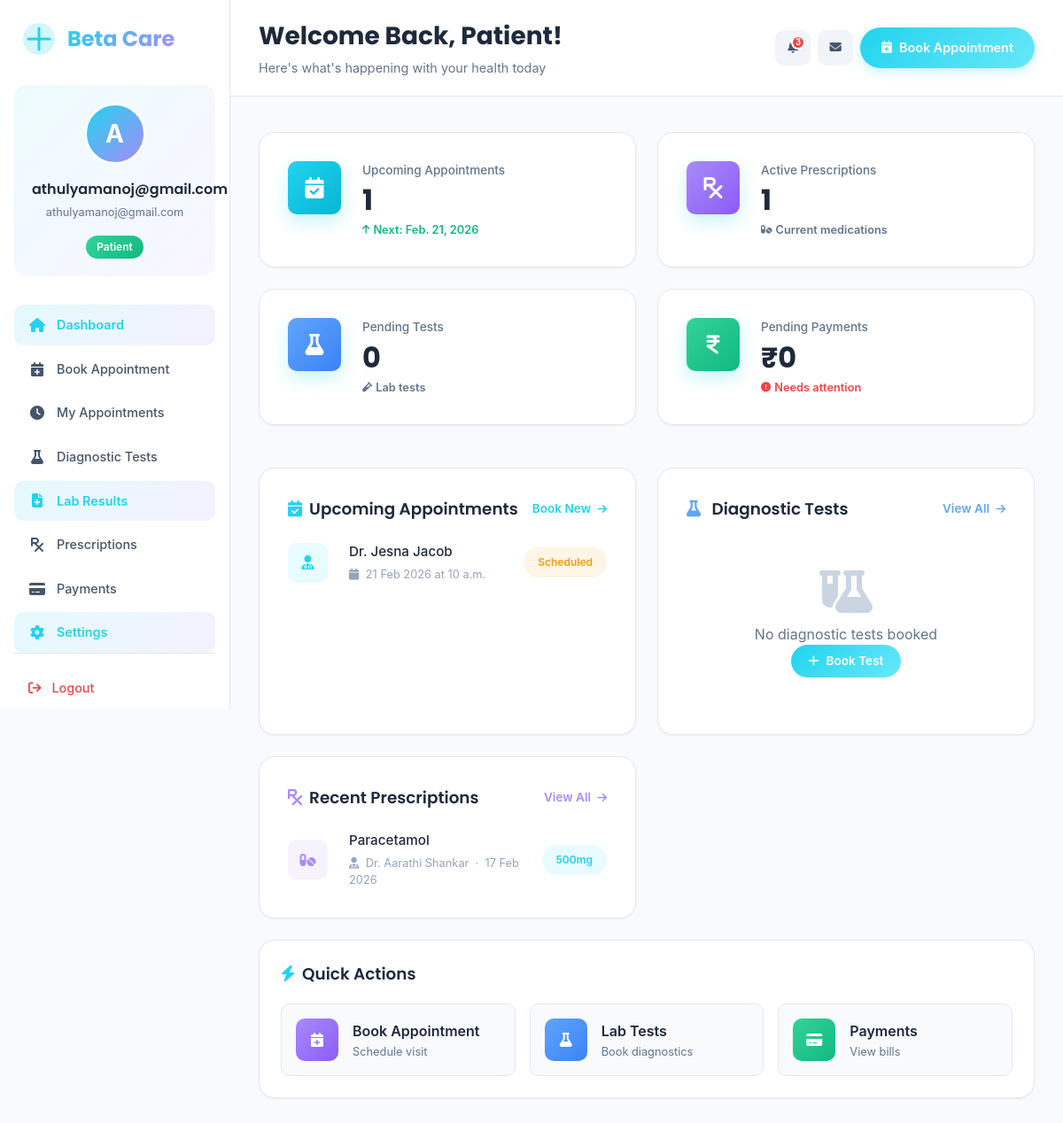
Before: /dashboard/patient/ (signed in) with the older database file.
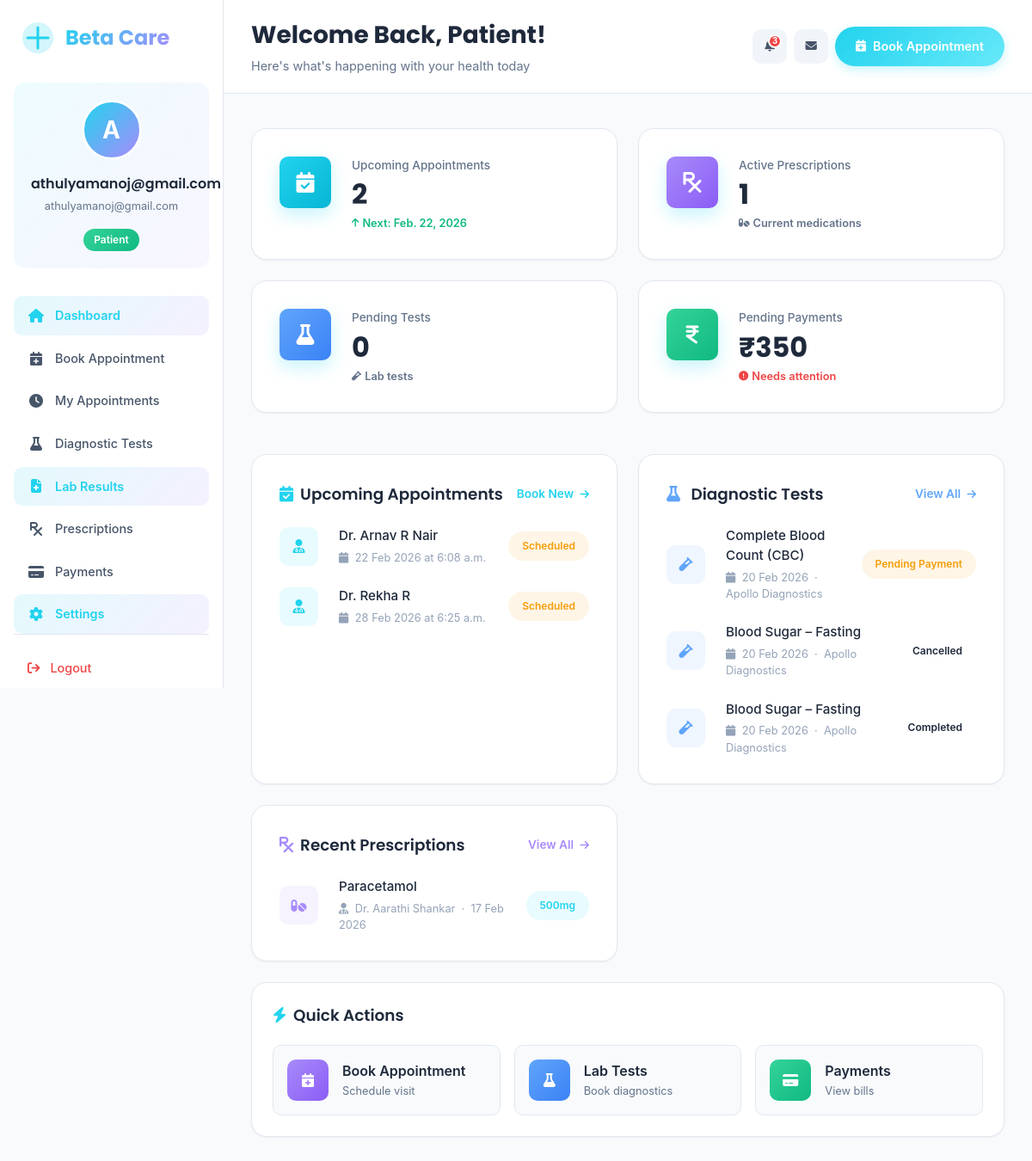
After: the same page with the newer database file.
### core/models.py (models this page shows, shortened)
class Appointment(models.Model):
    STATUS_CHOICES = [
        ('Pending Payment', 'Pending Payment'),  # Initial status when appointment is created
        ('Scheduled', 'Scheduled'),              # After payment is completed
        ('Confirmed', 'Confirmed'),              # Doctor confirmed
        ('Completed', 'Completed'),              # Appointment finished
        ('Cancelled', 'Cancelled'),              # Appointment cancelled
        ('No Show', 'No Show'),                  # Patient didn't show up
    ]
    patient = models.ForeignKey(PatientProfile, on_delete=models.CASCADE)
    doctor = models.ForeignKey(DoctorProfile, on_delete=models.CASCADE)
    appointment_date = models.DateField()
    appointment_time = models.TimeField()
    reason = models.CharField(max_length=255)
    status = models.CharField(
        max_length=20,
        choices=STATUS_CHOICES,
        default="Pending Payment"  # Changed default
    )
    created_at = models.DateTimeField(auto_now_add=True)

class DoctorProfile(models.Model):
    user = models.OneToOneField(User, on_delete=models.CASCADE)
    department = models.CharField(max_length=100)
    specialization = models.CharField(max_length=100)
    license_number = models.CharField(max_length=50, blank=True, default="")
    experience = models.PositiveIntegerField(default=0, help_text="Years of experience")
    consultation_fee = models.DecimalField(
    max_digits=8,
    decimal_places=2,
    default=0.00,  # default value for new and existing rows
    help_text="Fee in INR"
)
    phone = models.CharField(max_length=15)
    bio = models.TextField(blank=True)
    status = models.CharField(max_length=20, default="Active")

class Prescription(models.Model):
    appointment = models.ForeignKey(Appointment, on_delete=models.CASCADE)
    patient = models.ForeignKey(PatientProfile, on_delete=models.CASCADE)
    doctor = models.ForeignKey(DoctorProfile, on_delete=models.CASCADE)
    medicine_name = models.CharField(max_length=150)
    dosage = models.CharField(max_length=50)
    frequency = models.CharField(max_length=50)
    duration = models.CharField(max_length=50)
    instructions = models.TextField()
    created_at = models.DateTimeField(auto_now_add=True)
    STATUS_CHOICES = [
        ('Active', 'Active'),
        ('Completed', 'Completed'),
        ('Cancelled', 'Cancelled'),
    ]
    status = models.CharField(max_length=20, choices=STATUS_CHOICES, default='Active')

class TestBooking(models.Model):
    STATUS_CHOICES = [
        ('Pending Payment', 'Pending Payment'),
        ('Booked', 'Booked'),
        ('Completed', 'Completed'),
        ('Cancelled', 'Cancelled'),
    ]
    patient = models.ForeignKey(PatientProfile, on_delete=models.CASCADE)
    test = models.ForeignKey(DiagnosticTest, on_delete=models.CASCADE)
    lab = models.ForeignKey(Lab, on_delete=models.CASCADE)
    booking_date = models.DateField()
    status = models.CharField(
        max_length=20,
        choices=STATUS_CHOICES,
        default='Pending Payment'
    )
    result_file = models.FileField(upload_to='test_results/', null=True, blank=True)
    result_notes = models.TextField(null=True, blank=True)
    created_at = models.DateTimeField(auto_now_add=True)

class DiagnosticTest(models.Model):
    CATEGORY_CHOICES = [
        ('Blood Tests', 'Blood Tests'),
        ('Urine Tests', 'Urine Tests'),
        ('Imaging', 'Imaging'),
        ('Screening', 'Screening'),
        ('General', 'General'),
    ]
    SAMPLE_TYPE_CHOICES = [
        ('Blood', 'Blood'),
        ('Urine', 'Urine'),
        ('Saliva', 'Saliva'),
        ('Swab', 'Swab'),
        ('Other', 'Other'),
    ]
    lab = models.ForeignKey(Lab, on_delete=models.CASCADE)
    test_name = models.CharField(max_length=150)
    test_code = models.CharField(
        max_length=50,
        unique=True,
        null=True,
        blank=True
    )
    category = models.CharField(
        max_length=50,
        choices=CATEGORY_CHOICES,
        default='General'
    )
    price = models.DecimalField(max_digits=10, decimal_places=2)
    result_duration = models.CharField(
        max_length=50,
        default='24 hours'
    )
    sample_type = models.CharField(
        max_length=50,
        choices=SAMPLE_TYPE_CHOICES,
        default='Blood'
    )
    description = models.TextField(blank=True)
    preparation_instructions = models.TextField(blank=True)
    is_active = models.BooleanField(default=True)
    home_collection = models.BooleanField(default=False)
    created_at = models.DateTimeField(auto_now_add=True)

class Lab(models.Model):
    STATUS_CHOICES = (
        ('Active', 'Active'),
        ('Inactive', 'Inactive'),
    )
    name = models.CharField(max_length=150)
    address = models.TextField()
    phone = models.CharField(max_length=15)
    status = models.CharField(
        max_length=20,
        choices=STATUS_CHOICES,
        default='Active'
    )
    created_at = models.DateTimeField(auto_now_add=True)

### core/views.py (the view)
# urls.py: path('dashboard/patient/', views.patient_dashboard, name='patient_dashboard'),
@login_required
def patient_dashboard(request):
    try:
        patient_profile = PatientProfile.objects.get(user=request.user)
    except PatientProfile.DoesNotExist:
        patient_profile = None
    context = {
        'upcoming_appointments_count': 0,
        'next_appointment': None,
        'prescriptions_count': 0,
        'pending_tests_count': 0,
        'pending_payment_amount': 0,
        'upcoming_appointments': [],
        'recent_prescriptions': [],
    }
    diagnostic_bookings = TestBooking.objects.filter(
        patient=patient_profile
    ).order_by('-booking_date')[:5]
    context = {
        'diagnostic_bookings': diagnostic_bookings,
    }
    if patient_profile:
        today = date.today()
        upcoming_appointments = Appointment.objects.filter(
            patient=patient_profile,
            appointment_date__gte=today,
            status__in=['Scheduled', 'Confirmed']
        ).select_related('doctor', 'doctor__user').order_by('appointment_date', 'appointment_time')
        context['upcoming_appointments_count'] = upcoming_appointments.count()
        context['upcoming_appointments'] = upcoming_appointments[:5]  # Limit to 5
        context['next_appointment'] = upcoming_appointments.first()
        prescriptions = Prescription.objects.filter(
            patient=patient_profile
        ).select_related('doctor', 'doctor__user')
        context['prescriptions_count'] = prescriptions.count()
        context['recent_prescriptions'] = prescriptions.order_by('-created_at')[:5]  # Latest 5
        pending_tests = TestBooking.objects.filter(
            patient=patient_profile,
            status__in=['Booked', 'Pending']
        )
        context['pending_tests_count'] = pending_tests.count()
        pending_payments = Payment.objects.filter(
            patient=patient_profile,
            payment_status='Pending'
        ).aggregate(total=Sum('amount'))
        context['pending_payment_amount'] = pending_payments['total'] or 0
    return render(request, 'core/dashboard/patient_dashboard.html', context)

### core/templates/core/dashboard/patient_dashboard.html (shortened to what the changed rows need)
{% load static %}
<!DOCTYPE html>
<html lang="en">
<head>
    <link href="https://cdnjs.cloudflare.com/ajax/libs/font-awesome/6.5.0/css/all.min.css" rel="stylesheet">
    <link rel="stylesheet" href="{% static 'core/css/admin.css' %}">
</head>
<body>
    <div class="medical-dashboard">
        <main class="medical-main">
            <header class="medical-header">
                <div class="header-left">
                    <h1 class="page-title">Welcome Back, {{ request.user.first_name|default:"Patient" }}!</h1>
                </div>
            </header>
            <div class="medical-content">
                <div class="stats-grid">
                    <div class="stat-card">
                        <div class="stat-info">
                            <p class="stat-label">Upcoming Appointments</p>
                            <h3 class="stat-value">{{ upcoming_appointments_count|default:"0" }}</h3>
                            <p class="stat-change positive">
                                <i class="fa-solid fa-arrow-up"></i>
                                <span>Next: {% if next_appointment %}{{ next_appointment.appointment_date }}{% else %}None{% endif %}</span>
                            </p>
                        </div>
                    </div>
                    <div class="stat-card">
                        <div class="stat-info">
                            <p class="stat-label">Pending Payments</p>
                            <h3 class="stat-value">₹{{ pending_payment_amount|default:"0" }}</h3>
                            <p class="stat-change negative">
                                <i class="fa-solid fa-exclamation-circle"></i>
                                <span>Needs attention</span>
                            </p>
                        </div>
                    </div>
                </div>
                <div class="info-grid">
                    <div class="info-card">
                        {% if upcoming_appointments %}
                        <div class="activity-list">
                            {% for appointment in upcoming_appointments %}
                            <div class="activity-item">
                                <div class="activity-icon" style="background: rgba(34, 211, 238, 0.1);">
                                    <i class="fa-solid fa-user-doctor" style="color: var(--medical-cyan);"></i>
                                </div>
                                <div class="activity-content">
                                    <p class="activity-text">Dr. {{ appointment.doctor.user.get_full_name }}</p>
                                    <p class="activity-time">
                                        <i class="fa-solid fa-calendar" style="margin-right:4px;"></i>
                                        {{ appointment.appointment_date|date:"d M Y" }} at {{ appointment.appointment_time }}
                                    </p>
                                </div>
                                <span class="status-badge status-pending" style="font-size:0.75rem;">
                                    {{ appointment.status }}
                                </span>
                            </div>
                            {% endfor %}
                        </div>
                        {% endif %}
                    </div>
                    <div class="info-card">
                        {% if diagnostic_bookings %}
                        <div class="activity-list">
                            {% for booking in diagnostic_bookings %}
                            <div class="activity-item">
                                <div class="activity-icon" style="background: rgba(96, 165, 250, 0.1);">
                                    <i class="fa-solid fa-vial" style="color: var(--medical-blue);"></i>
                                </div>
                                <div class="activity-content">
                                    <p class="activity-text">{{ booking.test.test_name }}</p>
                                    <p class="activity-time">
                                        <i class="fa-solid fa-calendar" style="margin-right:4px;"></i>
                                        {{ booking.booking_date|date:"d M Y" }}
                                        &nbsp;&middot;&nbsp;
                                        {{ booking.lab.name }}
                                    </p>
                                </div>
                                <div style="text-align:right;">
                                    <span class="status-badge
                                        {% if booking.status == 'Completed' %}status-confirmed
                                        {% elif booking.status == 'Pending Payment' %}status-pending
                                        {% else %}status-scheduled{% endif %}"
                                        style="font-size:0.75rem;">
                                        {{ booking.status }}
                                    </span>
                                </div>
                            </div>
                            {% endfor %}
                        </div>
                        {% else %}
                        <div style="text-align:center; padding:var(--space-8) var(--space-4);">
                            <i class="fa-solid fa-flask-vial"
                            style="font-size:3rem; color:var(--gray-300); margin-bottom:var(--space-3);"></i>
                            <p style="color:var(--gray-500);">No diagnostic tests booked</p>
                            <a href="{% url 'patient_diagnostic_tests' %}"
                            class="add-btn-small"
                            style="text-decoration:none;">
                                <i class="fa-solid fa-plus"></i> Book Test
                            </a>
                        </div>
                        {% endif %}
                    </div>
                    <div class="info-card">
                        {% if recent_prescriptions %}
                        <div class="activity-list">
                            {% for prescription in recent_prescriptions %}
                            <div class="activity-item">
                                <div class="activity-icon" style="background: rgba(167, 139, 250, 0.1);">
                                    <i class="fa-solid fa-pills" style="color: var(--medical-purple);"></i>
                                </div>
                                <div class="activity-content">
                                    <p class="activity-text">{{ prescription.medicine_name }}</p>
                                    <p class="activity-time">
                                        <i class="fa-solid fa-user-doctor" style="margin-right:4px;"></i>
                                        Dr. {{ prescription.doctor.user.get_full_name }}
                                        &nbsp;&middot;&nbsp;
                                        {{ prescription.created_at|date:"d M Y" }}
                                    </p>
                                </div>
                                <span class="status-badge" style="background:rgba(34,211,238,0.1); color:var(--medical-cyan); font-size:0.75rem;">
                                    {{ prescription.dosage }}
                                </span>
                            </div>
                            {% endfor %}
                        </div>
                        {% else %}
                        <div style="text-align:center; padding:var(--space-8) var(--space-4);">
                            <i class="fa-solid fa-prescription-bottle" style="font-size:3rem; color:var(--gray-300); margin-bottom:var(--space-3);"></i>
                            <p style="color:var(--gray-500);">No prescriptions available</p>
                        </div>
                        {% endif %}
                    </div>
                </div>
            </div>
        </main>
    </div>
</body>
</html>

Changed rows visible on the page:
no longer on this page (row edited): Appointment: appointment_date "Feb. 21, 2026", doctor.user.get_full_name "Jesna Jacob", appointment_date "21 Feb 2026", appointment_time "10 a.m.", status "Scheduled"
added Appointment: appointment_date "Feb. 22, 2026", doctor.user.get_full_name "Arnav R Nair", appointment_date "22 Feb 2026", appointment_time "6:08 a.m.", status "Scheduled"
added Appointment: doctor.user.get_full_name "Rekha R", appointment_date "28 Feb 2026", appointment_time "6:25 a.m.", status "Scheduled"
added TestBooking: test.test_name "Complete Blood Count (CBC)", booking_date "20 Feb 2026", lab.name "Apollo Diagnostics", status "Pending Payment"
added TestBooking: test.test_name "Blood Sugar – Fasting", booking_date "20 Feb 2026", lab.name "Apollo Diagnostics", status "Cancelled"
added TestBooking: test.test_name "Blood Sugar – Fasting", booking_date "20 Feb 2026", lab.name "Apollo Diagnostics", status "Completed"
Other visible differences:
{{ upcoming_appointments_count|default:"0" }}: "1" → "2"
{{ pending_payment_amount|default:"0" }}: "0" → "350"
text no longer shown: "No diagnostic tests booked Book Test"
